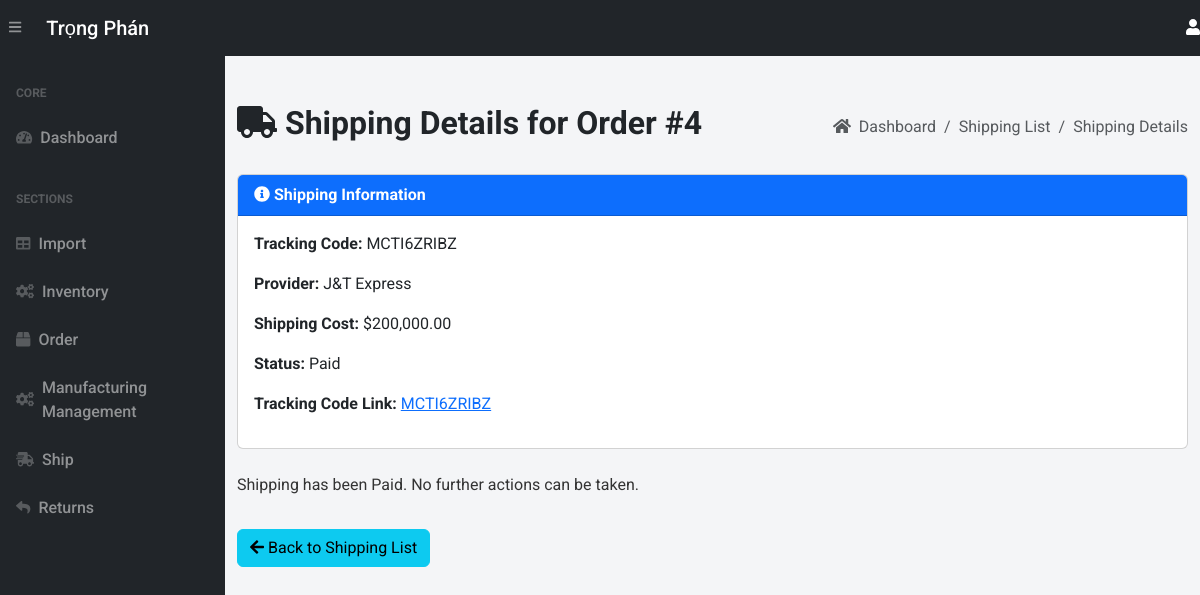
The app's page /shipping/1 (signed in), older data.
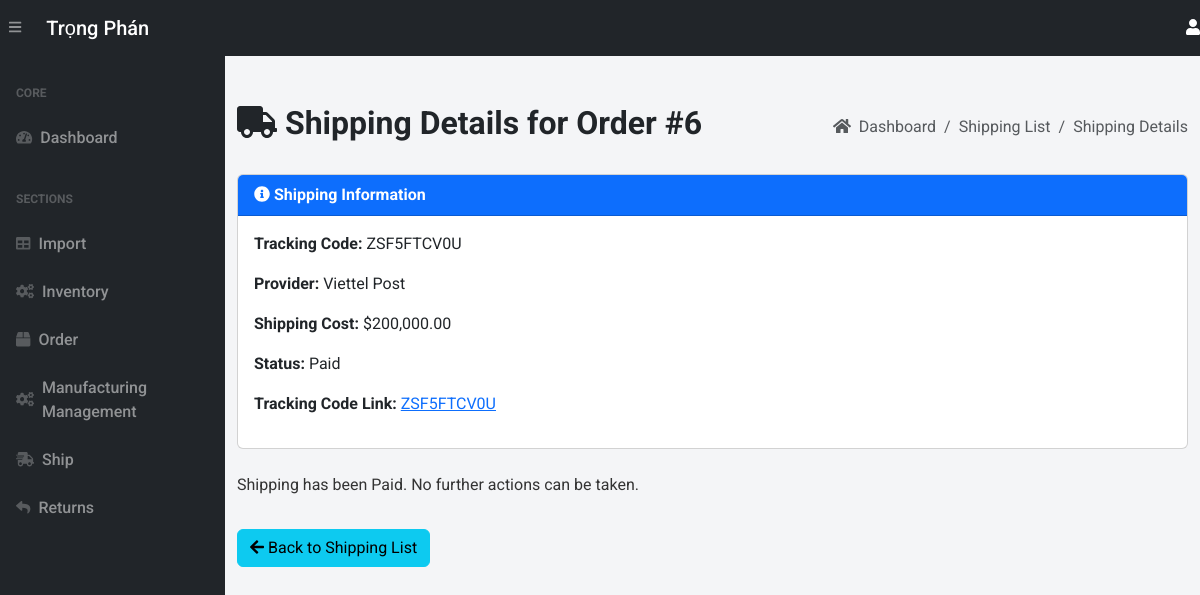
The same page, newer data.
### app.py (models this page shows, shortened)
class Shipping(db.Model):
    __tablename__ = 'shipping'
    shipping_id = db.Column(db.Integer, primary_key=True)
    order_id = db.Column(db.Integer, db.ForeignKey('orders.order_id'))
    tracking_code = db.Column(db.String(255), unique=True)
    provider = db.Column(db.String(255), nullable=False)
    shipping_cost = db.Column(db.Numeric(10, 2), nullable=False)
    shipping_status = db.Column(db.String(50), default='Processing')  # Status: Pending, Shipped, Delivered
    pay_method=db.Column(db.String(255), nullable=False)
    shipment_time = db.Column(db.DateTime, default=vietnam_now)
    order = db.relationship('Order', backref='shipping_details')

### app.py (the view)
@app.route('/shipping/<int:shipping_id>', methods=["GET"])
@login_required
def view_shipping(shipping_id):
    shipping = Shipping.query.get_or_404(shipping_id)
    return render_template('view_shipping.html', shipping=shipping)

### app.py (called while the page is built, shortened)
@login_manager.user_loader
def load_user(user_id):
    return User.query.get(int(user_id))

def add_monthly_data():
    current_year = datetime.now().year
    months = [f"{current_year}-{str(month).zfill(2)}" for month in range(1, 4)]  # Tháng 1 đến tháng 6
    for month in months:
        existing_month_data = db.session.query(Order).filter(Order.order_date.like(f'{month}%')).first()
    db.session.commit()

@app.before_request
def initialize_data():
    add_monthly_data()

@app.template_filter('format_price')
@login_required
def format_price(value):
    try:
        return "{:,.2f}".format(value)
    except (ValueError, TypeError):
        return value

### templates/view_shipping.html (shortened to what this page needs)
{% extends 'base.html' %}
{% block content %}
<main>
    <div class="container-fluid mt-5">
        <div class="d-flex justify-content-between align-items-center mb-4">
            <h1 class="text-dark font-weight-bold" style="font-size: 2rem;">
                <i class="fas fa-truck"></i> Shipping Details for Order #{{ shipping.order_id }}
            </h1>
            <ol class="breadcrumb mb-0">
                <li class="breadcrumb-item"><a href="/" class="text-decoration-none text-muted"><i class="fas fa-home mr-1"></i> Dashboard</a></li>
                <li class="breadcrumb-item"><a href="/shipping-list" class="text-decoration-none text-muted">Shipping List</a></li>
                <li class="breadcrumb-item active">Shipping Details</li>
            </ol>
        </div>
        <div class="card mb-4">
            <div class="card-header bg-primary text-white font-weight-bold">
                <i class="fas fa-info-circle"></i> Shipping Information
            </div>
            <div class="card-body">
                {% if shipping.shipping_status %}
                    <p><strong>Tracking Code:</strong> {{ shipping.tracking_code }}</p>
                    <p><strong>Provider:</strong> {{ shipping.provider }}</p>
                    <p><strong>Shipping Cost:</strong> ${{ shipping.shipping_cost | format_price }}</p>
                    <p><strong>Status:</strong> {{ shipping.shipping_status }}</p>
                    <p><strong>Tracking Code Link:</strong>
                        <a href="https://tracking.example.com/{{ shipping.tracking_code }}" target="_blank">{{ shipping.tracking_code }}</a>
                    </p>
                {% else %}
                    <p>No shipping record found for this order.</p>
                {% endif %}
            </div>
        </div>
        {% if shipping.shipping_status == "Processing" %}
            <form action="{{ url_for('cancel_shipping', shipping_id=shipping.shipping_id) }}" method="POST">
                <button type="submit" class="btn btn-danger" onclick="return confirm('Are you sure you want to cancel this shipping?')">
                    <i class="fas fa-times-circle"></i> Cancel Shipping
                </button>
            </form>
        {% elif shipping.shipping_status == "Shipped" %}
            <p>This order has already been shipped and cannot be canceled.</p>
        {% else %}
            <p>Shipping has been {{ shipping.shipping_status }}. No further actions can be taken.</p>
        {% endif %}
        <a href="/shipping-list/" class="btn btn-info mt-3">
            <i class="fas fa-arrow-left"></i> Back to Shipping List
        </a>
    </div>
</main>
{% endblock %}

Row changes from the older to the newer data that the page shows:
changed Shipping "Paid": order_id "4" → "6"; tracking_code "MCTI6ZRIBZ" → "ZSF5FTCV0U"; provider "J&T Express" → "Viettel Post"
